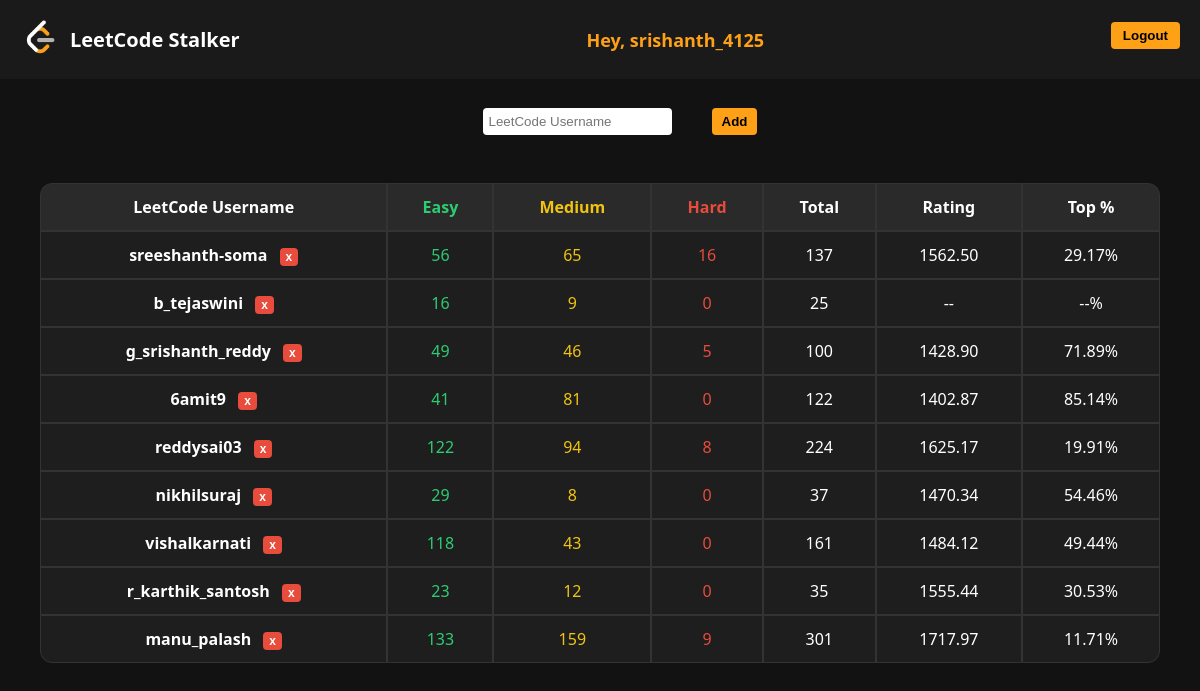
Page /dashboard/ (signed in) on the earlier database version.
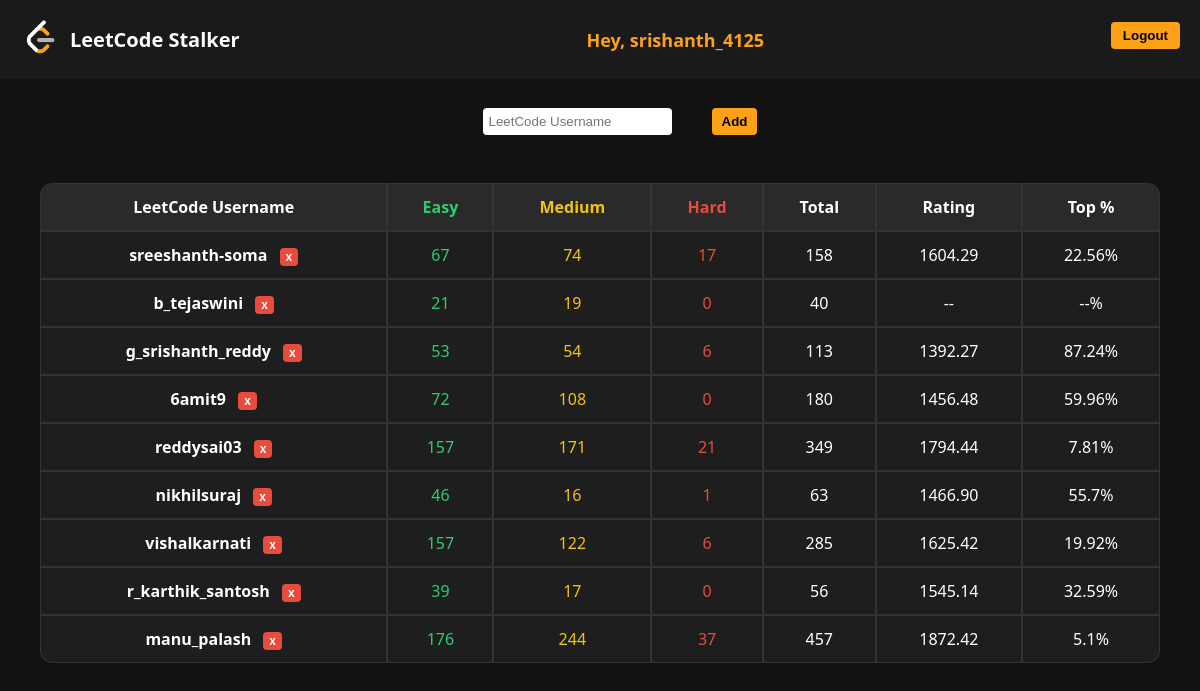
Same page on the later database version.
### accounts/models.py (models this page shows, shortened)
class LeetCodeData(models.Model):
    user = models.ForeignKey(User, on_delete=models.CASCADE)
    username = models.CharField(max_length=100)
    easy = models.IntegerField(default=0)
    medium = models.IntegerField(default=0)
    hard = models.IntegerField(default=0)
    total = models.IntegerField(default=0)
    rating = models.CharField(max_length=100, default='--')
    top_percentage = models.CharField(max_length=100, default='--')
    class Meta:
        unique_together = ('user', 'username')

### accounts/views.py (the view, shortened to what this page needs)
# urls.py: path('dashboard/', views.dashboard, name='dashboard'),
@login_required
def dashboard(request):
    user = request.user
    all_user_data = LeetCodeData.objects.filter(user=user)
    for record in all_user_data:
        updated_data = scrape_leetcode_data(record.username)
    context = {
        'leetcode_data': LeetCodeData.objects.filter(user=user)
    }
    return render(request, 'accounts/dashboard.html', context)

### accounts/templates/accounts/dashboard.html (shortened to what this page needs)
{% load static %}
<!DOCTYPE html>
<html lang="en">
  <head>
  </head>
  <body>
    <div class="navbar">
      <div class="navbar-left">
        <img src="{% static 'images/leetcode_logo_rvs.png' %}" alt="Logo" />
        <span style="align-self: center">LeetCode Stalker</span>
      </div>
      <span class="greet-user">Hey, {{ request.user.username }}</span>
      <div class="navbar-right">
        <form action="{% url 'logout' %}" method="post">
          <button class="logout-btn" type="submit">Logout</button>
        </form>
      </div>
    </div>
    <div class="container">
      <form method="post">
        <div style="text-align: center" class="add-update-form-flex-div">
          <br /><br />
          <input
            type="text"
            name="target_username"
            placeholder="LeetCode Username"
            required
          />
          <button type="submit" class="add-btn">Add</button>
        </div>
      </form>
      <div class="table-wrapper">
        <table>
          <tr>
            <th>LeetCode Username</th>
            <th class="Easy">Easy</th>
            <th class="Medium">Medium</th>
            <th class="Hard">Hard</th>
            <th>Total</th>
            <th>Rating</th>
            <th>Top %</th>
          </tr>
          {% for record in leetcode_data %}
          <tr>
            <td>
              <a
                href="https://leetcode.com/{{ record.username }}/"
                target="_blank"
                style="color: #ffffffff; font-weight: bold; text-decoration: none;"
                >{{ record.username }}</a
              >
              <form
                method="post"
                action="{% url 'delete_leetcode_user' record.id %}"
                style="display: inline"
              >
                <button
                  type="submit"
                  style="
                    background-color: #e74c3c;
                    color: white;
                    border: none;
                    padding: 2px 6px;
                    border-radius: 4px;
                    font-size: 12px;
                    margin-left: 8px;
                    cursor: pointer;
                  "
                  title="Delete"
                >
                  x
                </button>
              </form>
            </td>
            <td class="Easy">{{ record.easy }}</td>
            <td class="Medium">{{ record.medium }}</td>
            <td class="Hard">{{ record.hard }}</td>
            <td>{{ record.total }}</td>
            <td>{{ record.rating }}</td>
            <td>{{ record.top_percentage }}%</td>
          </tr>
          {% endfor %}
        </table>
      </div>
    </div>
  </body>
</html>

Differences in the rows shown:
changed LeetCodeData "sreeshanth-soma": easy "56" → "67"; medium "65" → "74"; hard "16" → "17"; total "137" → "158"; rating "1562.50" → "1604.29"; top_percentage "29.17" → "22.56"
changed LeetCodeData "b_tejaswini": easy "16" → "21"; medium "9" → "19"; total "25" → "40"
changed LeetCodeData "g_srishanth_reddy": easy "49" → "53"; medium "46" → "54"; hard "5" → "6"; total "100" → "113"; rating "1428.90" → "1392.27"; top_percentage "71.89" → "87.24"
changed LeetCodeData "6amit9": easy "41" → "72"; medium "81" → "108"; total "122" → "180"; rating "1402.87" → "1456.48"; top_percentage "85.14" → "59.96"
changed LeetCodeData "reddysai03": easy "122" → "157"; medium "94" → "171"; hard "8" → "21"; total "224" → "349"; rating "1625.17" → "1794.44"; top_percentage "19.91" → "7.81"
changed LeetCodeData "nikhilsuraj": easy "29" → "46"; medium "8" → "16"; hard "0" → "1"; total "37" → "63"; rating "1470.34" → "1466.90"; top_percentage "54.46" → "55.7"
changed LeetCodeData "vishalkarnati": easy "118" → "157"; medium "43" → "122"; hard "0" → "6"; total "161" → "285"; rating "1484.12" → "1625.42"; top_percentage "49.44" → "19.92"
changed LeetCodeData "r_karthik_santosh": easy "23" → "39"; medium "12" → "17"; total "35" → "56"; rating "1555.44" → "1545.14"; top_percentage "30.53" → "32.59"
changed LeetCodeData "manu_palash": easy "133" → "176"; medium "159" → "244"; hard "9" → "37"; total "301" → "457"; rating "1717.97" → "1872.42"; top_percentage "11.71" → "5.1"
